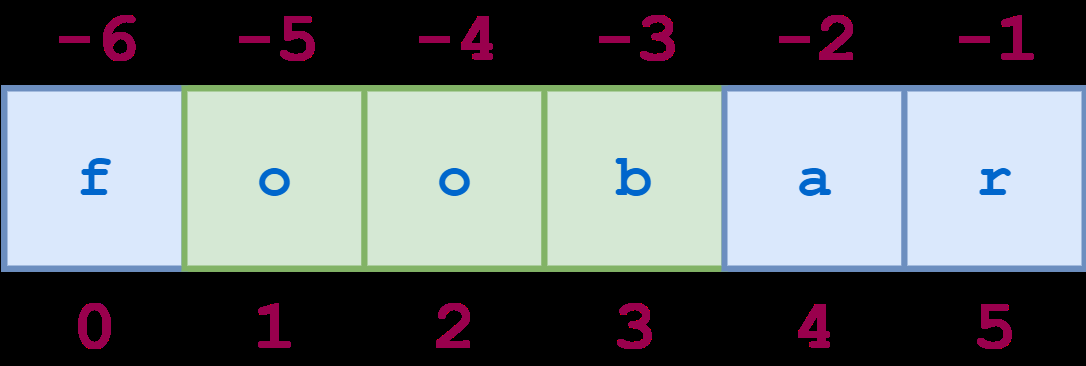
#> input picture images/string-negative-indices.webp, 1086 x 366 px
$ python -i Gif_Ascii_Animator.py   (imports and definitions only)   (older library calls are emulated)
#> lines starting #> are read from the running program, lines starting #| are printed output that depends on the picture
'''
Gif_Ascii_Animator.py
this is a small project that I made in my free time :-)
This will load a gif, split the gif into seperate images, convert those images into
ascii representations, and then print those ascii representations to the console accompanied
by a background song. It's a fun little script to play around with!

This script will work with any gif or sound clip(within reason) but it
was designed to use the carlton dancing gif to the tune of 'It's not Unusual' by Tom Jones
but for the sake of copyright I'm not going to include either of those files in this project.
'''
from PIL import Image, ImageDraw, ImageFont
import os
import time
import sys
from pygame import mixer #you will need pygame in order to play the music, just a FYI

# extracts the frames from the animated gif,
# takes in an allready open gif and returns an list of new image objects, one for each
# frame, additionally I like my ascii art to be full, however if our gif's background is
#transparent it won't turn out right whenever we weight the ascii characters, so
#in order to render everything in ascii text we can paint the image over a canvas so it
#gets a proper color. however it also looks good without this fill.
def extract_gif_frames(gif, fillEmpty=False):
    frames=[]
    try:
        while True:
            gif.seek(gif.tell()+1)
            new_frame = Image.new('RGBA',gif.size)
            new_frame.paste(im, (0,0), im.convert('RGBA'))

            #check if we are painting over a canvas
            if fillEmpty:
                canvas=Image.new('RGBA', new_frame.size, (255,255,255,255))
                canvas.paste(new_frame, mask=new_frame)
                new_frame=canvas


            frames.append(new_frame)
    except EOFError:
        pass # end of sequence
    return frames

#debug function, to ensure that it actually extracts the frames correctly,
#this way you can see what frame is supposed to look like.
def save_frames_list(frames):
    i=0
    for frame in frames:
        i+=1
        frame.save('test%d.png'%i,**frame.info)


#converts a single image to an ascii representation,
#this function was based on the code found here:
#http://code.activestate.com/recipes/580702-image-to-ascii-art-converter/
def convert_image_to_ascii(image):
    font = ImageFont.load_default() # load default bitmap monospaced font
    (chrx, chry) = font.getsize(chr(32))
    # calculate weights of ASCII chars
    weights = []
    for i in range(32, 127):
        chrImage = font.getmask(chr(i))
        ctr = 0
        for y in range(chry):
            for x in range(chrx):
                if chrImage.getpixel((x, y)) > 0:
                    ctr += 1
        weights.append(float(ctr) / (chrx * chry))

    output = ""
    (imgx, imgy) = image.size
    imgx = int(imgx / chrx)
    imgy = int(imgy / chry)
    # NEAREST/BILINEAR/BICUBIC/ANTIALIAS
    image = image.resize((imgx, imgy), Image.BICUBIC)
    image = image.convert("L") # convert to grayscale
    pixels = image.load()
    for y in range(imgy):
        for x in range(imgx):
            w = float(pixels[x, y]) / 255 / intensity_multiplier
            # find closest weight match
            wf = -1.0; k = -1
            for i in range(len(weights)):
                if abs(weights[i] - w) <= abs(wf - w):
                    wf = weights[i]; k = i
            output+=chr(k + 32)
        output+="\n"
    return output


#converts a list of frames into ascii representations.
def convert_frames_to_ascii(frames):
    ascii_frames = []
    for frame in frames:
        new_frame = convert_image_to_ascii(frame)
        ascii_frames.append(new_frame)
    return ascii_frames


#this functions takes in the ascii frames and animated them,
#there are a few options but you really don't need to mess with them unless you just want to.
#also, I did have a system call in this function, I think it looks better if we erase the previous
#frame before we draw the next one and the easiest way I found to do that is through a system
#call to clear the console, it works on windows platforms but it may not work on linux or macs
def animate_ascii(ascii_frames, frame_pause=.02, num_iterations=15, clear_prev_frame=True):
    for i in range(num_iterations):
        for frame in ascii_frames:
            print(frame)
            time.sleep(frame_pause)
            if clear_prev_frame:
                os.system('cls')


#this function takes in the file name of a song and uses pygame to play it,
#ok, admittedly it's not the best solution, but I had the libraries allready installed
#and it was a quick way to get music into the project.
def start_music(musicFileName):
    mixer.init()
    mixer.music.load(musicFileName)
    mixer.music.play()


# [1 line not run here, left out]
# [1 line that did not run here, left out]

#defines how much sensitivity it has while looking for weights. Change to see the effects.
intensity_multiplier = 4

# [1 line that did not run here, left out]
# [3 lines not run here, left out]

>>> import cv2
>>> picture = cv2.imread('../../../images/string-negative-indices.webp', cv2.IMREAD_GRAYSCALE)
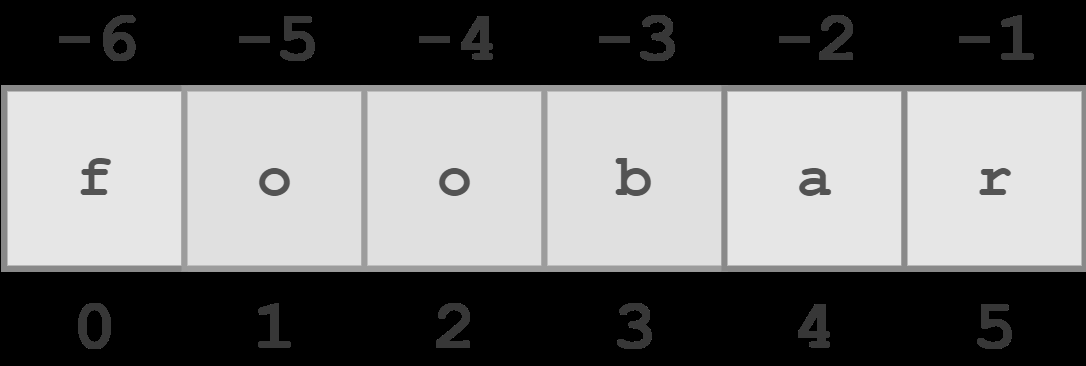
#> picture: shape (366, 1086); min 0, max 230, mean 112
#> the loop in convert_frames_to_ascii, `for frame in frames:` made 1 pass
#> (chrx in convert_image_to_ascii, chry in convert_image_to_ascii) on pass 1: (2, 10)
#> after the loop in convert_frames_to_ascii, `for frame in frames:`: ascii_frames = []
#> (the run stopped early here; a loop or call above may not have finished)
